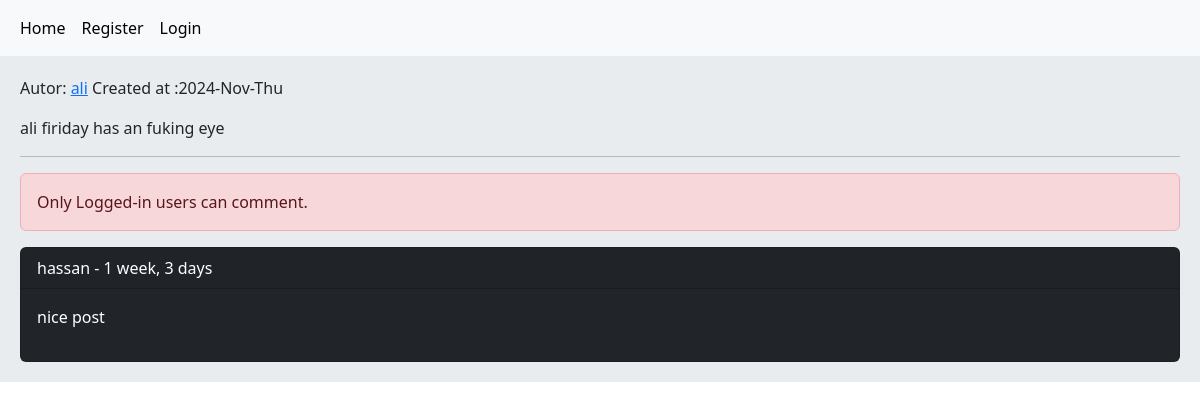
The page /post/2/firday/ on the database as committed earlier.
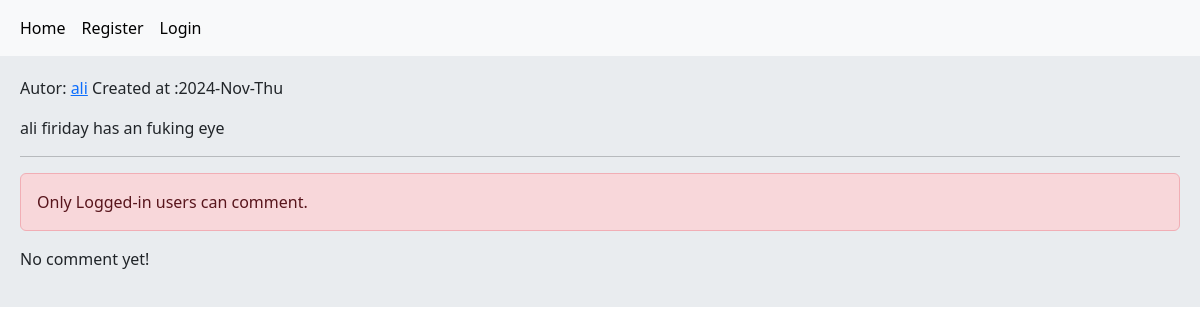
The same page on the database as committed later.
### home/models.py (models this page shows, shortened)
class Post(models.Model):
    user = models.ForeignKey(User, on_delete=models.CASCADE, related_name='posts')
    title = models.CharField(max_length=200)
    body = models.TextField()
    slug = models.SlugField(unique=True)
    created = models.DateTimeField(auto_now_add=True)
    updated = models.DateTimeField(auto_now=True)
    class Meta:
        ordering = ('-created',)

class Comment(models.Model):
    user = models.ForeignKey(User, on_delete=models.CASCADE, related_name='user_comments')
    post = models.ForeignKey(Post, on_delete=models.CASCADE, related_name='post_comments')
    reply = models.ForeignKey('self', on_delete=models.CASCADE, related_name='replies_comments', blank=True, null=True)
    is_reply = models.BooleanField(default=False)
    body = models.TextField(max_length=500)
    created = models.DateTimeField(auto_now_add=True)

### home/views.py (the view, shortened to what this page needs)
# urls.py: path('post/<int:pk>/<slug:slug>/', views.PostDetailView.as_view(), name='post_detail'),
class PostDetailView(View):
    form_class = CommentCreateForm
    form_class_reply = CommentReplyForm
    def setup(self, request, *args, **kwargs):
        self.post_instance = get_object_or_404(Post, pk=kwargs['pk'], slug=kwargs['slug'])
        return super().setup(request, *args, **kwargs)
    def get(self, request, *args, **kwargs):
        post = self.post_instance
        comments = post.post_comments.filter(is_reply=False)
        return render(request, 'home/detail.html', {'form': self.form_class, 'post': post,
                                                    'comments': comments, 'replay_form': self.form_class_reply})

### home/templates/home/detail.html (shortened to what this page needs)
{% extends 'master.html' %}
{% block body %}
    <p>Autor: <a href="{% url 'account:user_profile' post.user.id %}" class="mr-1"> {{ post.user.username }}</a>
        Created at :{{ post.updated|date:"Y-M-D" }}</p>
    <p>{{ post.body }}</p>
    <hr>
    {% if request.user.is_authenticated %}
        <form action="" method="post">
            {% csrf_token %}
            {{ form.as_p }}
            <input class="m-3 btn btn-info" type="submit" value="Comment">
        </form>
    {% else %}
        <p class="alert alert-danger">Only Logged-in users can comment.</p>
    {% endif %}
    {% for comment in comments %}
        <div class="card bg-dark text-white">
            <p class="card-header">
                {{ comment.user }} - {{ comment.created|timesince }}
            </p>
            <p class="card-body">
                {{ comment.body }}
            {% empty %}
            <p class="card-body">No comment yet!</p>
        </div>
    {% endfor %}
{% endblock %}

### templates/master.html (shortened to what this page needs)
<!DOCTYPE html>
<html lang="en">
<head>
 {% load bootstrap5 %}
  {% bootstrap_css %}
</head>
<body>
{% include 'includes/navbar.html' %}
<div class="jumbotron">
    {% block body  %}
{% endblock %}
</div>
</body>
</html>

### templates/includes/navbar.html
<nav class="navbar navbar-expand-lg bg-body-tertiary bg-dark ">
  <div class="container-fluid">
    <div class="collapse navbar-collapse" id="navbarNavAltMarkup">
      <div class="navbar-nav">
        <a class="nav-link active"  href="{% url 'home:home' %}">Home</a>
       </div>
        <div class="navbar-nav">
           {% if  request.user.is_authenticated%}
               <a class="nav-link active"  href="{% url 'account:user_profile' request.user.pk%}">Profile</a>
           	 <a class="nav-link active"  href="{% url 'account:user_logout' %}">Logout</a>
           {% else %}
               <a class="nav-link active"  href="{% url 'account:user_register' %}">Register</a>
            <a class="nav-link active"  href="{% url 'account:user_login' %}">Login</a>
        {% endif%}
       </div>
    </div>
  </div>
</nav>

### templates/master.html (style rules this page uses)
.jumbotron { padding: 20px; margin-bottom: 20px; background-color: #e9ecef; }

Rows that differ between the two databases and show on the page:
removed Comment: user "hassan", created "1 week, 3 days", body "nice post"
Other text that changed with them:
text now shown: "No comment yet!"
